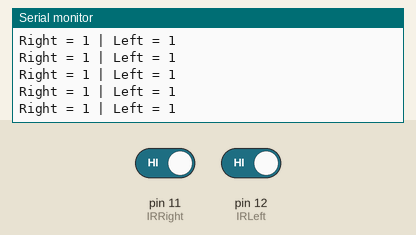
This sketch was run on a simulated Arduino Uno, built with avr-gcc and run on an emulated ATmega328P. Parts: the last lines printed to the serial monitor. The test bench sets the inputs (shaded band); at power-on: pin 11 (IRRight) HIGH, pin 12 (IRLeft) HIGH.

Above: at 1.2 s.
1.3 s: pin 11 (IRRight) driven LOW
At 1.9 s:
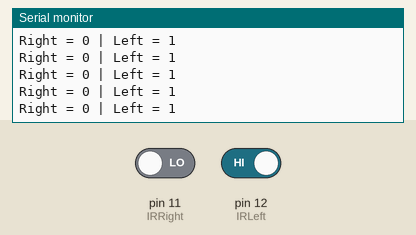
2.8 s: pin 12 (IRLeft) driven LOW
At 3.5 s:
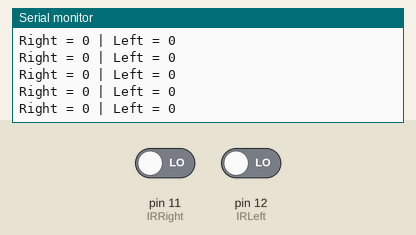
5.8 s: pin 11 (IRRight) driven HIGH
At 6.9 s:
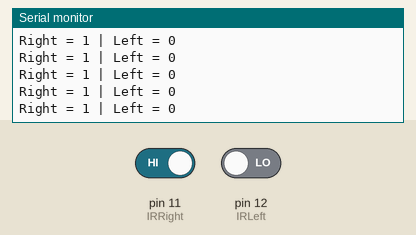

Measured:
- after the input at 1.3 s, the serial monitor: prints a new line after 0.07 s (image 1)
- after the input at 2.8 s, the serial monitor: prints a new line after 0.08 s (image 2)
- after the input at 5.8 s, the serial monitor: prints a new line after 0.08 s (image 3)

The sketch:

02_IRTest.ino
```cpp
/*
 IR Test
 Reads IR input on pin 11 & 12, prints the result to the serial monitor

 */

// Assign IR input to pins:
int IRRight = 11;
int IRLeft = 12;

// the setup routine runs once when you press reset:
void setup() {
  // initialize serial communication at 9600 bits per second:
  Serial.begin(9600);
  // make the IR pin an input:
  pinMode(IRRight, INPUT);
  pinMode(IRLeft, INPUT);
}

// the loop routine runs over and over again forever:
void loop() {
  // read the input pin:
  int Right = digitalRead(IRRight);
  int Left = digitalRead(IRLeft);
  // print out the state of the button:
  Serial.print("Right = ");
  Serial.print(Right);
  Serial.print(" | Left = ");
  Serial.println(Left);
  delay(1);        // delay in between reads for stability
}
```
